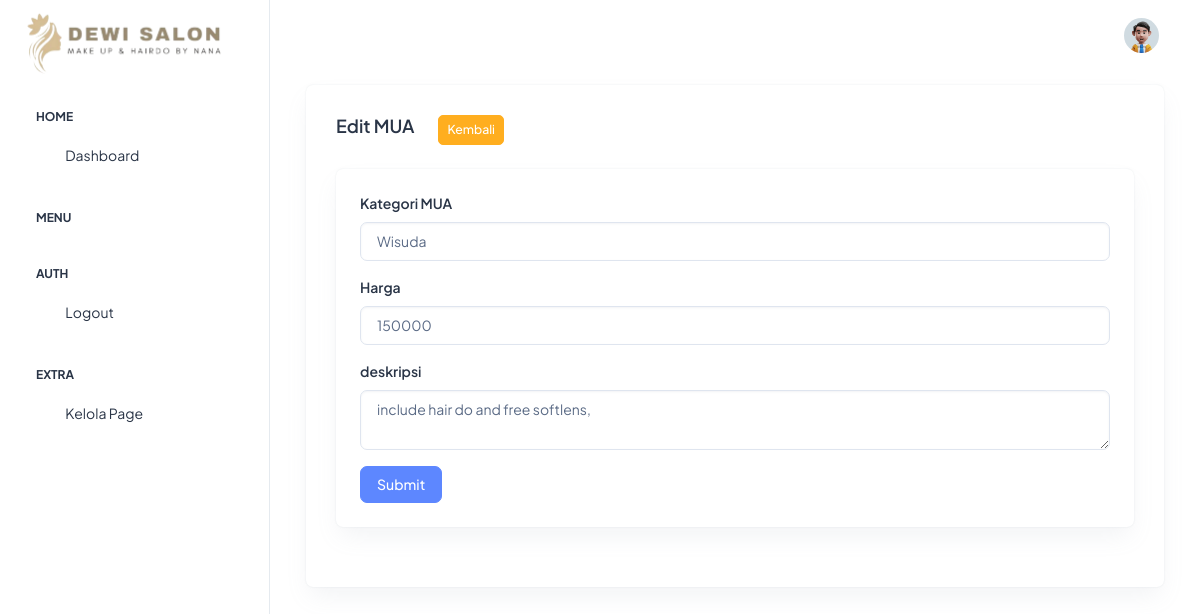
The page /mua/edit/1 on the database its author committed.
### tables this page shows
CREATE TABLE `mua` (
  `id` int(4) NOT NULL,
  `kategori_mua` varchar(40) NOT NULL,
  `harga` int(11) NOT NULL,
  `deskripsi` text NOT NULL
);

### application/controllers/MUA.php (called while the page is built, shortened)
<?php
class MUA extends CI_Controller
{
    public function edit($id)
    {
        $data = [
            'mua' => $this->mua->get_mua_by_id($id),
        ];
        $this->load->view('admin/layout/header', $data);
        $this->load->view('admin/mua/edit');
        $this->load->view('admin/layout/footer');
    }
}

### index.php (called while the page is built, shortened)
<?php
require_once BASEPATH.'core/CodeIgniter.php';

### application/models/MUA_model.php (called while the page is built, shortened)
<?php
class MUA_model extends CI_Model
{
    public function get_mua_by_id($id)
    {
        $result = $this->db->select('*')
            ->from('mua')
            ->where('id', $id)
            ->get()
            ->row();
        return $result;
    }
}

### application/views/admin/mua/edit.php (the view)
<div class="container-fluid">
    <div class="card">
        <div class="card-body">
            <div class="d-flex mb-4">
                <h5 class="card-title fw-semibold">Edit MUA</h5>
                <a href="<?= base_url('mua') ?>" class="btn btn-sm btn-warning ms-4">Kembali</a>
            </div>
            <div class="card">
                <div class="card-body p-4">
                    <form action="<?= base_url('mua/proses_edit/' . $mua->id) ?>" method="post">
                        <div class="mb-3">
                            <label class="form-label">Kategori MUA</label>
                            <input type="text" class="form-control" name="mua" value="<?= $mua->kategori_mua ?>" required>
                        </div>
                        <div class="mb-3">
                            <label class="form-label">Harga</label>
                            <input type="number" class="form-control" name="harga" value="<?= $mua->harga ?>" required>
                        </div>
                        <div class="mb-3">
                            <label class="form-label">deskripsi</label>
                            <textarea class="form-control" name="deskripsi" required><?= $mua->deskripsi ?></textarea>
                        </div>
                        <button type="submit" class="btn btn-primary">Submit</button>
                    </form>
                </div>
            </div>
        </div>
    </div>
</div>

### rows shown on the page
mua: mua "Wisuda", harga "150000", deskripsi "include hair do and free softlens,"
